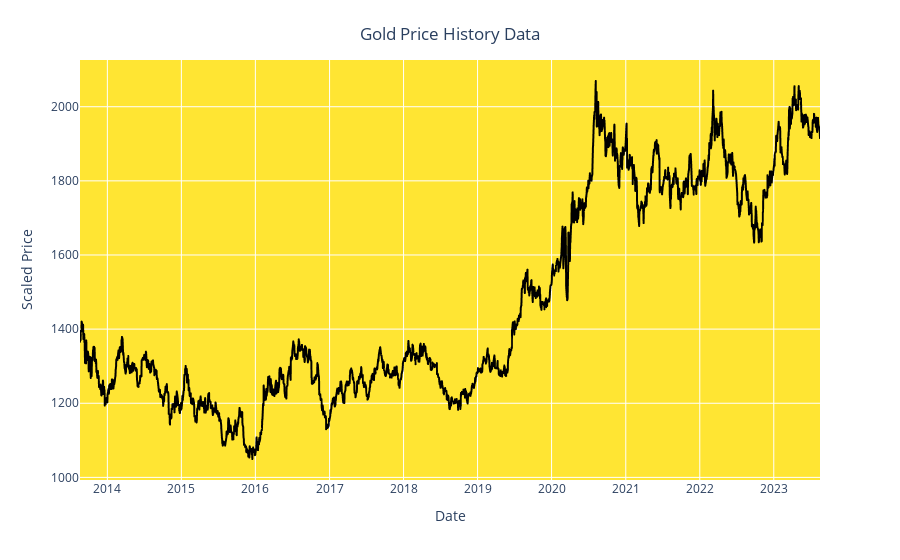

The code cell stored with this chart in its notebook:
### Markdown cell above
# Step 5: Visualizing Gold Price History Data

__Interactive Gold Price Chart:__

### Code cell
fig = px.line(y=df.Price, x=df.Date)
fig.update_traces(line_color='black') 
fig.update_layout(xaxis_title="Date", 
                  yaxis_title="Scaled Price",
                  title={'text': "Gold Price History Data", 'y':0.95, 'x':0.5, 'xanchor':'center', 'yanchor':'top'},
                  plot_bgcolor='rgba(255,223,0,0.8)')

### Figure 1 — Plotly figure (JSON) as saved in the notebook; plotly's stock layout.template omitted (floating-point values rounded to 4 significant figures; data arrays with more than 128 entries replaced by an {"elided": "..."} marker saying what was removed)
{"data": [{"hovertemplate": "x=%{x}<br>y=%{y}<extra></extra>", "legendgroup": "", "line": {"color": "black", "dash": "solid"}, "marker": {"symbol": "circle"}, "mode": "lines", "name": "", "showlegend": false, "type": "scattergl", "x": {"elided": "2539 str values"}, "xaxis": "x", "y": {"elided": "2539 float values"}, "yaxis": "y"}], "layout": {"legend": {"tracegroupgap": 0}, "margin": {"t": 60}, "plot_bgcolor": "rgba(255,223,0,0.8)", "title": {"text": "Gold Price History Data", "x": 0.5, "xanchor": "center", "y": 0.95, "yanchor": "top"}, "xaxis": {"anchor": "y", "domain": [0, 1], "title": {"text": "Date"}}, "yaxis": {"anchor": "x", "domain": [0, 1], "title": {"text": "Scaled Price"}}}}
